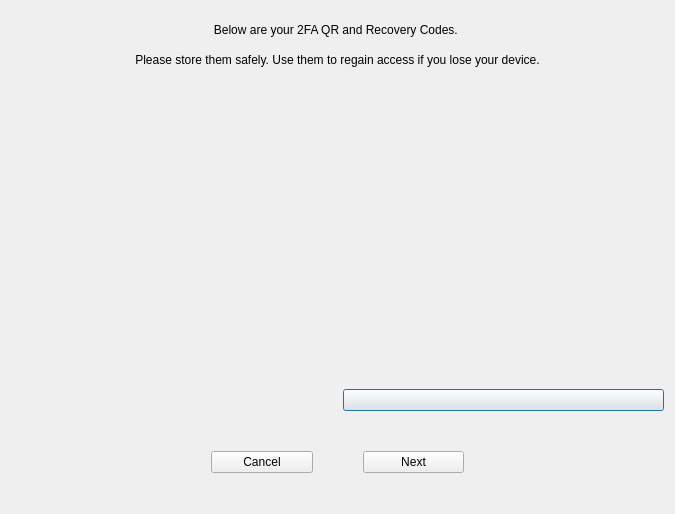
<?xml version="1.0" encoding="UTF-8"?>
<ui version="4.0">
 <class>TwoFAQRDialog</class>
 <widget class="QDialog" name="TwoFAQRDialog">
  <property name="geometry">
   <rect>
    <x>0</x>
    <y>0</y>
    <width>675</width>
    <height>514</height>
   </rect>
  </property>
  <layout class="QVBoxLayout" name="verticalLayout_3">
   <property name="spacing">
    <number>10</number>
   </property>
   <property name="topMargin">
    <number>20</number>
   </property>
   <item>
    <widget class="QLabel" name="label">
     <property name="font">
      <font>
       <pointsize>9</pointsize>
      </font>
     </property>
     <property name="text">
      <string>Below are your 2FA QR and Recovery Codes. </string>
     </property>
     <property name="alignment">
      <set>Qt::AlignCenter</set>
     </property>
    </widget>
   </item>
   <item>
    <widget class="QLabel" name="label_2">
     <property name="font">
      <font>
       <pointsize>9</pointsize>
      </font>
     </property>
     <property name="text">
      <string>Please store them safely. Use them to regain access if you lose your device.</string>
     </property>
     <property name="alignment">
      <set>Qt::AlignCenter</set>
     </property>
    </widget>
   </item>
   <item>
    <widget class="QRImageWidget" name="lblQRCode">
     <property name="sizePolicy">
      <sizepolicy hsizetype="Expanding" vsizetype="Fixed">
       <horstretch>0</horstretch>
       <verstretch>0</verstretch>
      </sizepolicy>
     </property>
     <property name="minimumSize">
      <size>
       <width>300</width>
       <height>300</height>
      </size>
     </property>
     <property name="toolTip">
      <string>QR Code</string>
     </property>
     <property name="textFormat">
      <enum>Qt::PlainText</enum>
     </property>
     <property name="alignment">
      <set>Qt::AlignCenter</set>
     </property>
     <property name="wordWrap">
      <bool>true</bool>
     </property>
    </widget>
   </item>
   <item>
    <layout class="QHBoxLayout" name="horizontalLayout_2">
     <property name="bottomMargin">
      <number>30</number>
     </property>
     <item>
      <widget class="QLabel" name="lblURI">
       <property name="text">
        <string/>
       </property>
       <property name="wordWrap">
        <bool>true</bool>
       </property>
      </widget>
     </item>
     <item>
      <widget class="QPushButton" name="btnCopy">
       <property name="text">
        <string/>
       </property>
       <property name="icon">
        <iconset resource="../dapscoin.qrc">
         <normaloff>:/icons/editcopy</normaloff>:/icons/editcopy</iconset>
       </property>
      </widget>
     </item>
    </layout>
   </item>
   <item>
    <layout class="QHBoxLayout" name="horizontalLayout">
     <property name="spacing">
      <number>50</number>
     </property>
     <property name="leftMargin">
      <number>200</number>
     </property>
     <property name="rightMargin">
      <number>200</number>
     </property>
     <property name="bottomMargin">
      <number>30</number>
     </property>
     <item>
      <widget class="QPushButton" name="btnCancel">
       <property name="text">
        <string>Cancel</string>
       </property>
       <property name="shortcut">
        <string>Esc</string>
       </property>
       <property name="autoDefault">
        <bool>false</bool>
       </property>
      </widget>
     </item>
     <item>
      <widget class="QPushButton" name="btnNext">
       <property name="text">
        <string>Next</string>
       </property>
       <property name="shortcut">
        <string>Return</string>
       </property>
       <property name="autoDefault">
        <bool>false</bool>
       </property>
      </widget>
     </item>
    </layout>
   </item>
  </layout>
 </widget>
 <customwidgets>
  <customwidget>
   <class>QRImageWidget</class>
   <extends>QLabel</extends>
   <header>receiverequestdialog.h</header>
  </customwidget>
 </customwidgets>
 <resources>
  <include location="../dapscoin.qrc"/>
 </resources>
 <connections/>
</ui>
